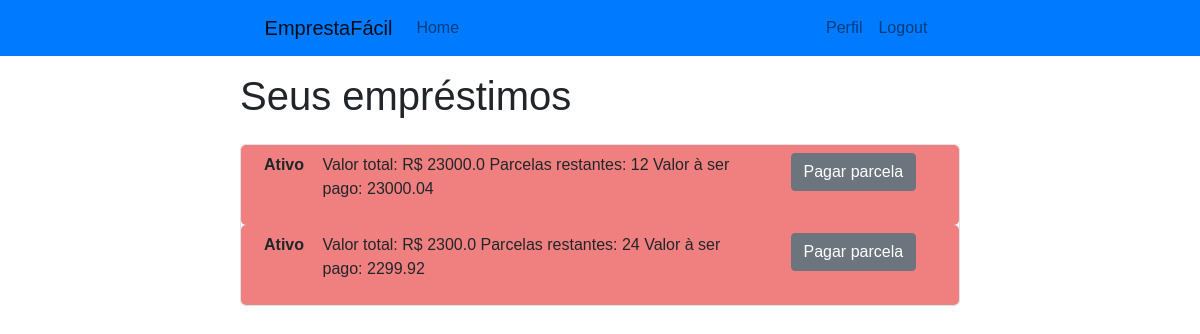
Page /perfil/emprestimos (signed in) on the committed database.
### FlaskEmprestimo/models.py (models this page shows)
class Emprestimo(db.Model):
    id = db.Column(db.Integer, primary_key=True)
    valor = db.Column(db.Float, nullable=False)
    parcelas = db.Column(db.Integer, nullable=False)
    valor_parcela = db.Column(db.Float, nullable=False)
    parcelas_restantes = db.Column(db.Integer, nullable=False)
    ativo = db.Column(db.Boolean)
    id_usuario = db.Column(db.Integer, db.ForeignKey('usuario.id'), nullable=False)
    def __repr__(self):
        return f"""Valor total: R$ {self.valor}
Parcelas restantes: {self.parcelas_restantes}
Valor à ser pago: {self.valor_parcela * self.parcelas_restantes:.2f}"""

### FlaskEmprestimo/routes.py (the view)
@app.route('/perfil/emprestimos')
@login_required
def detalhes_emprestimos():
    emprestimos = Emprestimo.query.filter_by(beneficiado=current_user).order_by(Emprestimo.parcelas_restantes)
    return render_template('detalhes_emprestimos.html',title='Detalhes', emprestimos=emprestimos)

### FlaskEmprestimo/models.py (called while the page is built)
@login_manager.user_loader
def load_user(user_id):
    return Usuario.query.get(int(user_id))

### FlaskEmprestimo/templates/detalhes_emprestimos.html (shortened to what this page needs)
{% extends 'base.html' %}
{% block conteudo %}
{% if current_user.emprestimos %}
<h1 class="mb-4">Seus empréstimos</h1>
<div class="border">
    {% for emprestimo in emprestimos %}
    {% if emprestimo.ativo %}
    <form method="POST" action="{{ url_for('pagar_emprestimo', emprestimo_id=emprestimo.id) }}">
        <div class="container">
            <div class="p-2 row text-black" style="background-color: lightcoral; border-radius: 5px;">
                <div class="col-1">
                    <b>Ativo</b>
                </div>
                <div class="col-8">
                    <p>{{ emprestimo }}</p>
                </div>
                <div class="col-2 align-left">
                    <input type="submit" name="submit_btn" value="Pagar parcela" class="btn btn-secondary">
                </div>
            </div>
        </div>
    </form>
    {% endif %}
    {% endfor %}
</div>
{% else %}
<h1>Você não possui empréstimos</h1>
{% endif %}
{% endblock %}

### FlaskEmprestimo/static/css/main.css (style rules this page uses)
body { font-family: sans-serif; }
div.border { border: 1px solid gray; border-radius: 5px; background-color: rgb(252, 252, 252); }

### rows in the picture
Emprestimo: valor+parcelas_restantes+valor_parcela "Valor total: R$ 23000.0 Parcelas restantes: 12 Valor à ser pago: 23000.04"
Emprestimo: valor+parcelas_restantes+valor_parcela "Valor total: R$ 2300.0 Parcelas restantes: 24 Valor à ser pago: 2299.92"
